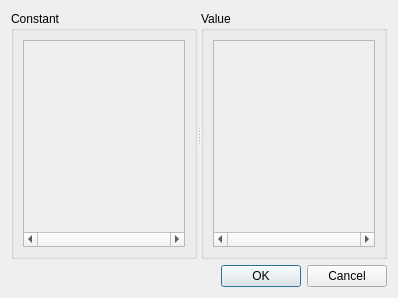
<?xml version="1.0" encoding="UTF-8"?>
<ui version="4.0">
 <class>SpecConstansDialog</class>
 <widget class="QDialog" name="SpecConstansDialog">
  <property name="geometry">
   <rect>
    <x>0</x>
    <y>0</y>
    <width>398</width>
    <height>298</height>
   </rect>
  </property>
  <property name="windowTitle">
   <string>Constans and variables table</string>
  </property>
  <layout class="QVBoxLayout" name="verticalLayout_3">
   <item>
    <widget class="QSplitter" name="splitter">
     <property name="orientation">
      <enum>Qt::Horizontal</enum>
     </property>
     <widget class="QGroupBox" name="constantGroupBox">
      <property name="title">
       <string>Constant</string>
      </property>
      <layout class="QVBoxLayout" name="verticalLayout">
       <item>
        <widget class="QScrollArea" name="constansScrollArea">
         <property name="horizontalScrollBarPolicy">
          <enum>Qt::ScrollBarAlwaysOn</enum>
         </property>
         <property name="widgetResizable">
          <bool>true</bool>
         </property>
         <widget class="QWidget" name="constantsWidget">
          <property name="geometry">
           <rect>
            <x>0</x>
            <y>0</y>
            <width>170</width>
            <height>204</height>
           </rect>
          </property>
          <layout class="QVBoxLayout" name="constantsLayout"/>
         </widget>
        </widget>
       </item>
      </layout>
     </widget>
     <widget class="QGroupBox" name="valueGroupBox">
      <property name="title">
       <string>Value</string>
      </property>
      <layout class="QVBoxLayout" name="verticalLayout_2">
       <item>
        <widget class="QScrollArea" name="valuesScrollArea">
         <property name="enabled">
          <bool>true</bool>
         </property>
         <property name="horizontalScrollBarPolicy">
          <enum>Qt::ScrollBarAlwaysOn</enum>
         </property>
         <property name="widgetResizable">
          <bool>true</bool>
         </property>
         <widget class="QWidget" name="valuesWidget">
          <property name="geometry">
           <rect>
            <x>0</x>
            <y>0</y>
            <width>169</width>
            <height>204</height>
           </rect>
          </property>
          <layout class="QVBoxLayout" name="valuesLayout"/>
         </widget>
        </widget>
       </item>
      </layout>
     </widget>
    </widget>
   </item>
   <item>
    <widget class="QDialogButtonBox" name="buttonBox">
     <property name="orientation">
      <enum>Qt::Horizontal</enum>
     </property>
     <property name="standardButtons">
      <set>QDialogButtonBox::Cancel|QDialogButtonBox::Ok</set>
     </property>
    </widget>
   </item>
  </layout>
 </widget>
 <resources/>
 <connections>
  <connection>
   <sender>buttonBox</sender>
   <signal>accepted()</signal>
   <receiver>SpecConstansDialog</receiver>
   <slot>accept()</slot>
   <hints>
    <hint type="sourcelabel">
     <x>248</x>
     <y>254</y>
    </hint>
    <hint type="destinationlabel">
     <x>157</x>
     <y>274</y>
    </hint>
   </hints>
  </connection>
  <connection>
   <sender>buttonBox</sender>
   <signal>rejected()</signal>
   <receiver>SpecConstansDialog</receiver>
   <slot>reject()</slot>
   <hints>
    <hint type="sourcelabel">
     <x>316</x>
     <y>260</y>
    </hint>
    <hint type="destinationlabel">
     <x>286</x>
     <y>274</y>
    </hint>
   </hints>
  </connection>
 </connections>
</ui>
